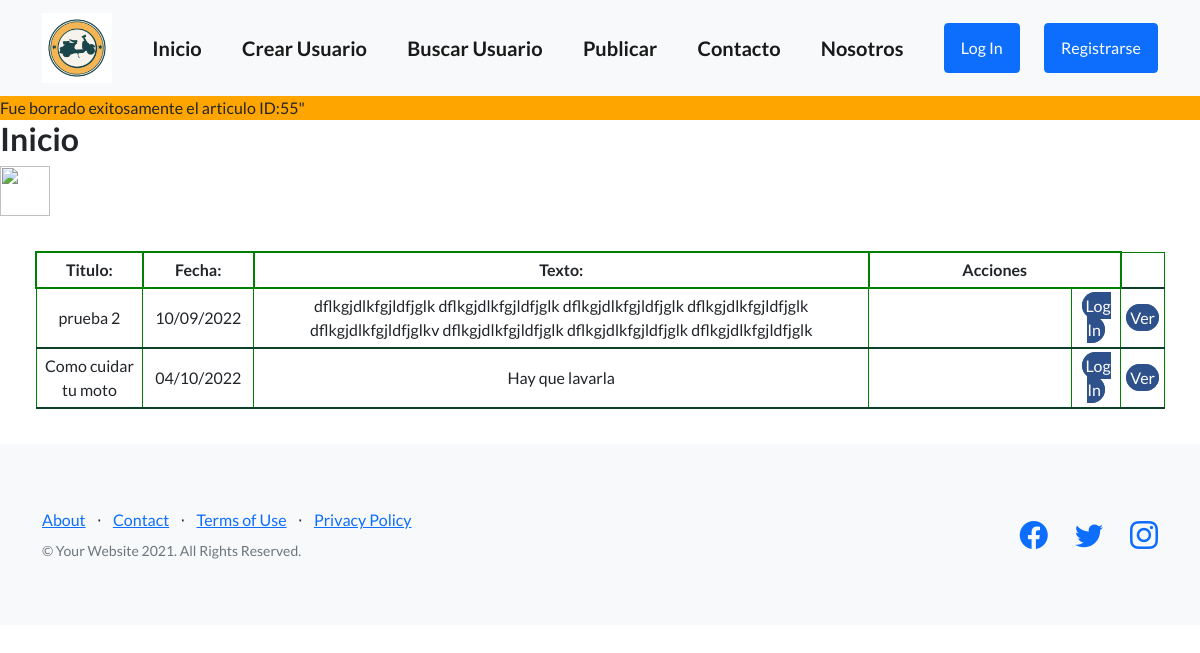
The page /?borrado=55 on the database its author committed.
### appUsuario/models.py (models this page shows, shortened)
class Articulo(models.Model):
    titulo = models.CharField(max_length=64)
    fecha_publicada = models.DateField()
    texto = models.TextField(max_length=1000)

### appUsuario/views.py (the view)
# urls.py: path('', views.inicio, name="inicio"),
def inicio(request):
    articulos = Articulo.objects.all()
    contexto = {"articulos": articulos}
    borrado = request.GET.get('borrado', None)
    contexto['borrado'] = borrado
    return render(request, 'appUsuario/index.html', contexto)

### appUsuario/templates/appUsuario/index.html (shortened to what this page needs)
{%extends "appUsuario/template_basico.html"%}
{%block bloque_base%}
{%if borrado%}
<div style = "background-color: orange ;"> Fue borrado exitosamente el articulo ID:{{borrado}}" </div>
{%endif%}
<h2>Inicio </h2>
<img src="{{ user.avatar.imagen.url }}" width="50" height="50"  />
{%if articulos%}
<div class="mostrar-tabla">
    <table class="coder-table">
        <tbody>
            <tr>
                <th class="titulo">
                    Titulo:
                </th>
                <th class="fecha">
                    Fecha:
                </th>
                <th class="texto">
                    Texto:
                </th class="acciones">
                <th colspan="2">
                    Acciones
                </th>
            </tr>
            {%for articulo in articulos%}
                <tr>
                    <td class="titulo">
                        {{articulo.titulo}}
                    </td>
                    <td class="fecha">
                        {{articulo.fecha_publicada|date:"SHORT_DATE_FORMAT"}}
                    </td>
                    <td class="texto">
                        {{articulo.texto}}
                    </td>
                    <td class="image">
                    </td>
                    {% if user.is_staff %}
                    <td><a class="btn-acciones-articulos" href="{%url 'editar_articulo' articulo.id %}">Editar</a>
                    <a class="btn-acciones-articulos" href="{% url 'eliminar_articulo' articulo.id %}">Eliminar</a></td>
                    {%else%}
                    <td><a class="btn-acciones-articulos" href="{% url 'Login'%}">Log In</a></td>
                    {% endif%}
                    <td class="td-btn-acciones"><a class="btn-acciones-articulos" href="{% url 'ver_articulo' articulo.id %}">Ver</a></td>
                </tr>
            {%endfor%}
        </tbody>
    </table>
</div>
{%else%}
<h3>No hay articulos!!</h2>
{%endif%}
{%endblock bloque_base%}

### appUsuario/templates/appUsuario/index.html (style rules this page uses)
.mostrar-tabla { margin: 35px; }
tr,td { border: 1px solid green; padding: 5px; text-align: center; width: 100%; }
th { border:2px solid green; padding: 5px; text-align: center; }
.btn-acciones-articulos { border: 1px solid #2e518b; padding: 3px; background-color: #2e518b; color: #ffffff; text-decoration: none; text-transform: capitalize; ; border-radius: 20px; }
.titulo { width: 10%; height: auto; }
.fecha { width: 10%; height: auto; }
.texto { width: 60%; height: auto; }
.td-btn-acciones { width: 10%; height: auto; }

### rows shown on the page
Articulo: titulo "prueba 2", fecha_publicada "10/09/2022", texto "dflkgjdlkfgjldfjglk dflkgjdlkfgjldfjglk dflkgjdlkfgjldfjglk dflkgjdlkfgjldfjglk dflkgjdlkfgjldfjglkv dflkgjdlkfgjldfjglk dflkgjdlkfgjldfjglk dflkgjdlkfgjldfjglk"
Articulo: titulo "Como cuidar tu moto", fecha_publicada "04/10/2022", texto "Hay que lavarla"

### other values the page prints
{{ borrado }} "55"
